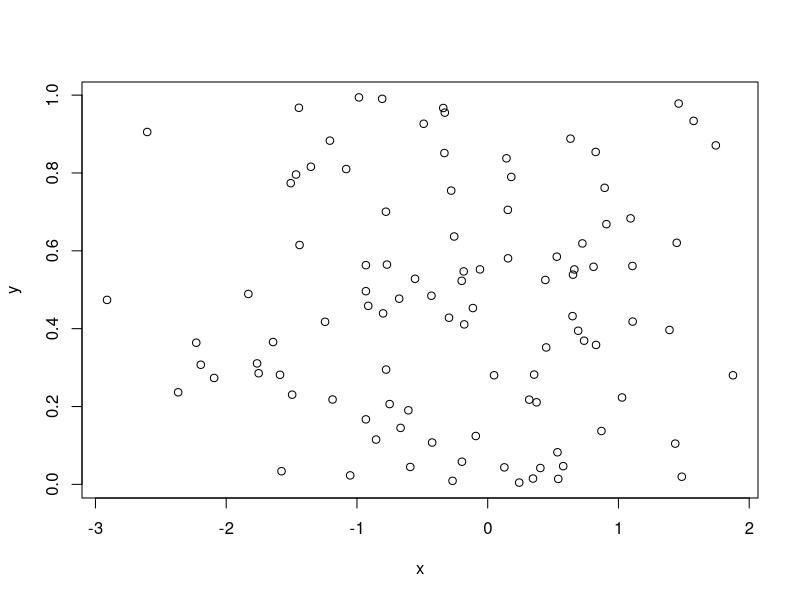

This chart was generated by the following R code:
# ---
# title: "Test Markdown"
# author: "Ryan Woodbury"
# date: "1/27/2021"
# output: 
#   html_document:
#     keep_md: true
# ---


#```{r}
x <- rnorm(100)
y <- runif(100)

plot(x,y)
#```

